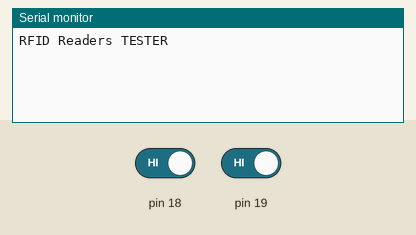
Bench run of a sketch on a simulated Arduino Mega 2560, built with avr-gcc and run on an emulated ATmega2560. On the bench: the last lines printed to the serial monitor. Inputs (shaded band) come from the test bench; at power-on: pin 18 HIGH, pin 19 HIGH.

Above: at 1.2 s.
1.3 s: pin 18 driven LOW
At 2.1 s:
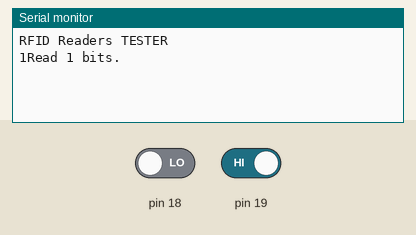
2.8 s: pin 19 driven LOW
At 3.2 s:
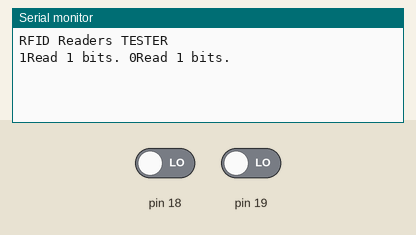

Measured:
- after the input at 1.3 s, the serial monitor: prints a new line at once (image 1)
- after the input at 2.8 s, the serial monitor: prints a new line at once (image 2)

The sketch:

Access_Control_Base_CONTROLLINO.ino
```cpp
/*------------------------------------------------------------------------
  Desarrollo de Driver de Lector RFID
  Desarrollador: Ing. Wilfredo Jiménez
  Empresa: JM_Ingenieros
  FECHA: 14-03-2021
  Proyecto: FRONTRERA ANGUIATU
  ------------------------------------------------------------------------*/
#include <SPI.h>
#include <Controllino.h>

//DEFINICION DE LIBRERIAS
#include <SPI.h>
#include <Ethernet.h>
#include <Wire.h>


#define MAX_BITS 100                 // max number of bits
#define WEIGAND_WAIT_TIME  3000      // time to wait for another weigand pulse.

unsigned char databits[MAX_BITS];    // stores all of the data bits
unsigned char bitCount;              // number of bits currently captured
unsigned char flagDone;              // goes low when data is currently being captured
unsigned int weigand_counter;        // countdown until we assume there are no more bits

unsigned long facilityCode=0;        // decoded facility code
unsigned long cardCode=0;            // decoded card code
int x = 0;


// interrupt that happens when INTO goes low (0 bit)
void ISR_INT0() {
  Serial.print("0");   // uncomment this line to display raw binary
  bitCount++;
  flagDone = 0;
  weigand_counter = WEIGAND_WAIT_TIME;
}

// interrupt that happens when INT1 goes low (1 bit)
void ISR_INT1() {
  Serial.print("1");   // uncomment this line to display raw binary
  databits[bitCount] = 1;
  bitCount++;
  flagDone = 0;
  weigand_counter = WEIGAND_WAIT_TIME;
}

void setup() {
  Serial.begin(9600);
  Serial.println("RFID Readers TESTER");
  //pinMode(2, INPUT);     //2 DATA0 (INT0)
  //pinMode(3, INPUT);     //3 DATA1 (INT1)

  // binds the ISR functions to the falling edge of INTO and INT1
  attachInterrupt(4, ISR_INT0, FALLING);
  attachInterrupt(5, ISR_INT1, FALLING);


  weigand_counter = WEIGAND_WAIT_TIME;
}

void loop()
{
   // This waits to make sure that there have been no more data pulses before processing data
  if (!flagDone) {
    if (--weigand_counter == 0)
      flagDone = 1;
                 }

  // if we have bits and we the weigand counter went out
  if (bitCount > 0 && flagDone) {
    unsigned char i;

    Serial.print("Read ");
    Serial.print(bitCount);
    Serial.print(" bits. ");

    if (bitCount == 34) {
      // 35 bit HID Corporate 1000 format
      // facility code = bits 2 to 14
      for (i=2; i<14; i++) {
         facilityCode <<=1;
         facilityCode |= databits[i];
      }

      // card code = bits 15 to 34
      for (i=14; i<39; i++) {
         cardCode <<=1;
         cardCode |= databits[i];
      }

      printBits();
    }
    else if (bitCount == 26) {
      // standard 26 bit format
      // facility code = bits 2 to 9
      for (i=1; i<9; i++) {
         facilityCode <<=1;
         facilityCode |= databits[i];
      }

      // card code = bits 10 to 23
      for (i=9; i<25; i++) {
         cardCode <<=1;
         cardCode |= databits[i];
      }

      printBits();
    }
    else {
     // you can add other formats if you want!
     // Serial.println("Unable to decode.");
    }

     // cleanup and get ready for the next card
     bitCount = 0;
     facilityCode = 0;
     cardCode = 0;
     for (i=0; i<MAX_BITS; i++)
     {
       databits[i] = 0;
     }
  }
}

void printBits() {
      Serial.print("FC = ");
      Serial.print(facilityCode);
      Serial.print(", CC = ");
      Serial.println(cardCode);
      delay(2000);// Delay to next read time

}
```
